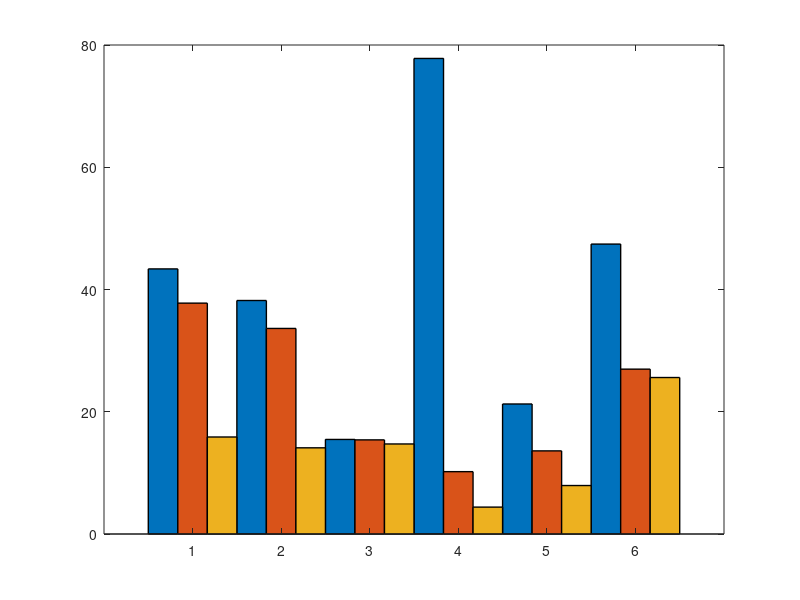

This figure's MATLAB source: (Note: this script raises an error after producing the figure.)
%If you want to adjust the pattern to 6 bar such as " applyhatch(gcf,'.-+/|x');",
%try to type this "applyhatch(gcf,'.-++/||xx');" instedly. 
%So you can avoid the duplicated pattern at least, even order problem is still not solved. 
data=[43.37,37.77,15.87;
      38.2, 33.63, 14.1;
      15.47,15.4,14.73;
      77.8,10.2,4.4;
      21.27,13.6,7.93;
      47.43,26.97,25.6];
X = [1,2,3,4,5,6];

GO = bar(X,data,1,'EdgeColor','k','LineWidth',1);

hatchfill2(GO(1),'cross','HatchAngle',45,'HatchDensity',40,'HatchColor','k');
hatchfill2(GO(2),'single','HatchAngle',45,'HatchDensity',40,'HatchColor','k');
hatchfill2(GO(3),'single','HatchAngle',0,'HatchDensity',40,'HatchColor','k');

GO(1).FaceColor = colors(1,:);
GO(2).FaceColor = colors(2,:);
GO(3).FaceColor = colors(3,:);

% Draw the legend
legendData = {};
[legend_h, object_h, plot_h, text_str] = legendflex(GO, legendData, 'Padding', [2, 2, 10], 'FontSize', 11, 'Location', 'NorthWest');
% object_h(1) is the first bar's text
% object_h(2) is the second bar's text
% object_h(3) is the first bar's patch
% object_h(4) is the second bar's patch
%
% Set the two patches within the legend
hatchfill2(object_h(4), 'cross', 'HatchAngle', 45, 'HatchDensity', 40, 'HatchColor', 'k');
hatchfill2(object_h(5), 'single', 'HatchAngle', 45, 'HatchDensity', 40, 'HatchColor', 'k');
hatchfill2(object_h(6), 'single', 'HatchAngle', 0, 'HatchDensity', 40, 'HatchColor', 'k');
% Some extra formatting to make it pretty :)
set(gca,'FontName','Times New Roman','FontSize',12);
set(gca,'gridlinestyle','--','Gridalpha',0.8);
set(gca, 'XMinorTick','on', 'XMinorGrid','on', 'YMinorTick','on', 'YMinorGrid','on');
% xlim([0.5, 2.5]);
ylim([0, 100]);

% hTitle = title('Texture filled bar chart');
% hXLabel = xlabel('Samples');
hYLabel = ylabel('Action Pick Probability (%)');
ax = gca;
ax.XTickLabel = {'Proposed (erf)', 'Proposed (origin)', 'SSE', 'TEM', 'DQN','AMAC'};
